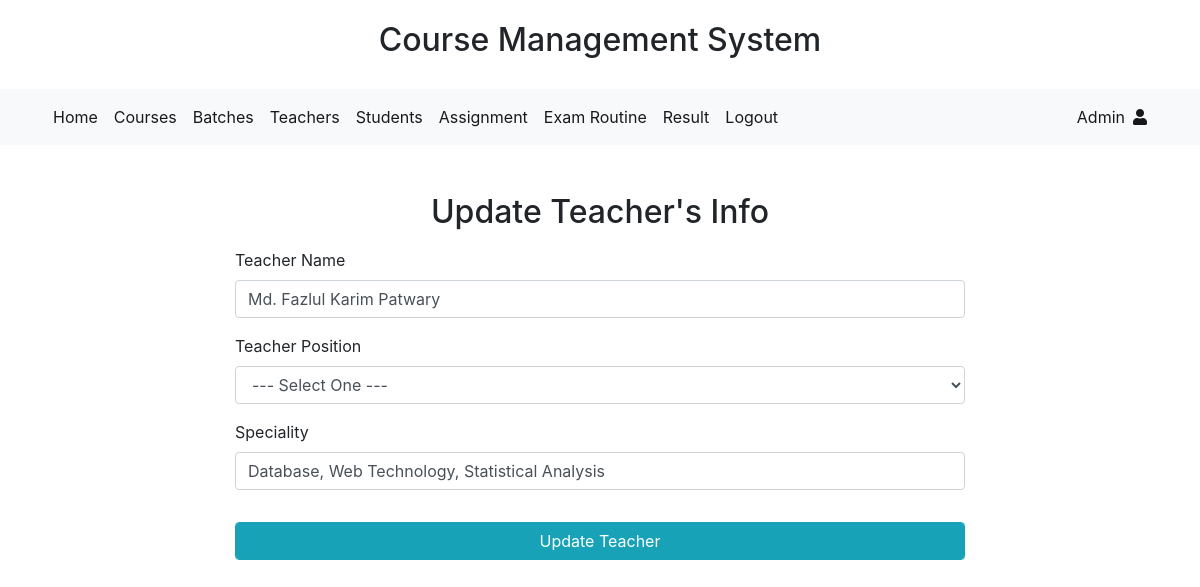
Screenshot of /cms/teacher_update.php?t_code=FKP (signed in) with the database file from the repository.
### tables this page shows
CREATE TABLE `users` (
  `user_id` int(11) NOT NULL,
  `name` varchar(80) NOT NULL,
  `batch` int(2) NOT NULL,
  `role` varchar(30) NOT NULL,
  `email` varchar(255) NOT NULL,
  `roll` int(4) NOT NULL,
  `teacher_code` varchar(10) NOT NULL,
  `password` varchar(255) NOT NULL
);

CREATE TABLE `teachers` (
  `teacher_id` int(10) UNSIGNED NOT NULL,
  `teacher_code` varchar(10) NOT NULL,
  `teacher_name` varchar(255) NOT NULL,
  `t_position` varchar(255) NOT NULL,
  `t_speciality` varchar(255) NOT NULL,
  `t_profileImage` varchar(255) NOT NULL
);

### cms/core/init.php (called while the page is built, shortened)
<?php
include_once 'database/connection.php';
include_once 'classes/user.php';
global $pdo;
$getFromU = new User($pdo);
?>

### cms/core/classes/user.php (called while the page is built, shortened)
<?php
	class User
	{
    protected $pdo;
    public function __construct($pdo)
    {
      $this->pdo = $pdo;
    }
    public function checkInput($var)
    {
    	$var = htmlspecialchars($var);
    	$var = trim($var);
    	$var = stripcslashes($var);
    	return $var;
    }
    public function admin_only()
    {
        return ($_SESSION['role'] === "admin" ) ? true : false;
    }
    public function admin_and_teacher_only()
    {
        return ($_SESSION['role'] === "admin" || $_SESSION['role'] === "teacher" ) ? true : false;
    }
      public function view_user_by_user_id($user_id)
      {
          $sql = "SELECT * FROM users WHERE user_id = :user_id";
          $stmt = $this->pdo->prepare($sql);
          $stmt->bindValue(":user_id", $user_id);
          $stmt->execute();
          return $stmt->fetch();
      }
		public function viewTeacherByCode($teacher_code)
		{
			$sql = "SELECT * FROM teachers WHERE teacher_code = :teacher_code";
			$stmt = $this->pdo->prepare($sql);
			$stmt->bindValue(":teacher_code", $teacher_code);
			$stmt->execute();
			return $stmt->fetch();
		}
}
?>

### cms/teacher_update.php (the view, shortened to what this page needs)
<?php include_once 'includes/header.php'; ?>
<?php
  if (isset($_GET['t_code'])) {
    $teacher_code = $_GET['t_code'];
    if (!empty($teacher_code)) {
      $teacher_code = $getFromU->checkInput($teacher_code);
      $row = $getFromU->viewTeacherByCode($teacher_code);
      $teacher_name = $row->teacher_name;
      $t_position = $row->t_position;
      $t_speciality = $row->t_speciality;
    }
  }
?>
<?php include_once 'includes/heading.php'; ?>
<?php include_once 'includes/navbar.php'; ?>
<section class="summary mt-5">
  <div class="container">
    <div class="row">
      <div class="col-8 offset-2">
        <h2 class="text-center">Update Teacher's Info</h2>
        <form method="post" enctype="multipart/form-data" class="needs-validation" novalidate>
          <div class="form-group">
            <label for="exampleFormControlInput1">Teacher Name</label>
            <input type="text" name="teacher_name" class="form-control" placeholder="Enter Teacher Name" required value="<?php echo $teacher_name ?? ''; ?>">
          </div>
          <div class="form-group">
            <label for="exampleFormControlSelect1">Teacher Position</label>
            <select name="t_position" class="form-control" required value="<?php echo $t_position ?? ''; ?>">
              <option value="">--- Select One ---</option>
            </select>
          </div>
          <div class="form-group">
            <label for="exampleFormControlInput1">Speciality</label>
            <input type="text" name="t_speciality" class="form-control" placeholder="Enter Teacher Speciality" required value="<?php echo $t_speciality ?? ''; ?>">
          </div>
          <input type="submit" name="update_teacher" class="btn btn-info form-control mt-3" value="Update Teacher">
        </form>
      </div>
    </div>
  </div>
</section>
<?php include 'includes/footer.php'; ?>

### cms/includes/navbar.php (shortened to what this page needs)
<nav class="navbar sticky-top navbar-expand-lg navbar-light bg-light">
  <div class="container">
    <div class="collapse navbar-collapse" id="navbarSupportedContent">
      <ul class="navbar-nav mr-auto">
        <li class="nav-item active">
          <a class="nav-link" href="home.php">Home <span class="sr-only">(current)</span></a>
        </li>
        <li class="nav-item active">
          <a class="nav-link" href="view_courses.php">Courses</a>
        </li>
        <li class="nav-item active">
          <a class="nav-link" href="batches.php">Batches</a>
        </li>
        <?php if ($getFromU->admin_and_teacher_only() === true): ?>
          <li class="nav-item active">
            <a class="nav-link" href="teachers.php">Teachers</a>
          </li>
        <?php endif ?>
        <?php if ($getFromU->admin_only() === true): ?>
          <li class="nav-item active">
          <a class="nav-link" href="students.php">Students</a>
        </li>
        <?php endif ?>
        <li class="nav-item active">
          <a class="nav-link" href="view-assignments.php">Assignment</a>
        </li>
        <li class="nav-item active">
          <a class="nav-link" href="routine.php">Exam Routine</a>
        </li>
        <li class="nav-item active">
          <a class="nav-link" href="result.php">Result</a>
        </li>
        <li class="nav-item active">
          <a class="nav-link" href="logout.php">Logout</a>
        </li>
      </ul>
      <?php
        $user_id = $_SESSION['user_id'];
        $user = $getFromU->view_user_by_user_id($user_id);
      ?>
      <ul class="navbar-nav ml-auto">
        <li class="nav-item active">
          <a class="nav-link"><?php echo $user->name; ?><i class="fas fa-user ml-2"></i></a>
        </li>
      </ul>
    </div>
  </div>
</nav>

### cms/assets/css/main.css (style rules this page uses)
html { color: #222; font-size: 1em; line-height: 1.4; }

### rows the page displays
users: name "Admin"
teachers: teacher_name "Md. Fazlul Karim Patwary", t_speciality "Database, Web Technology, Statistical Analysis"
